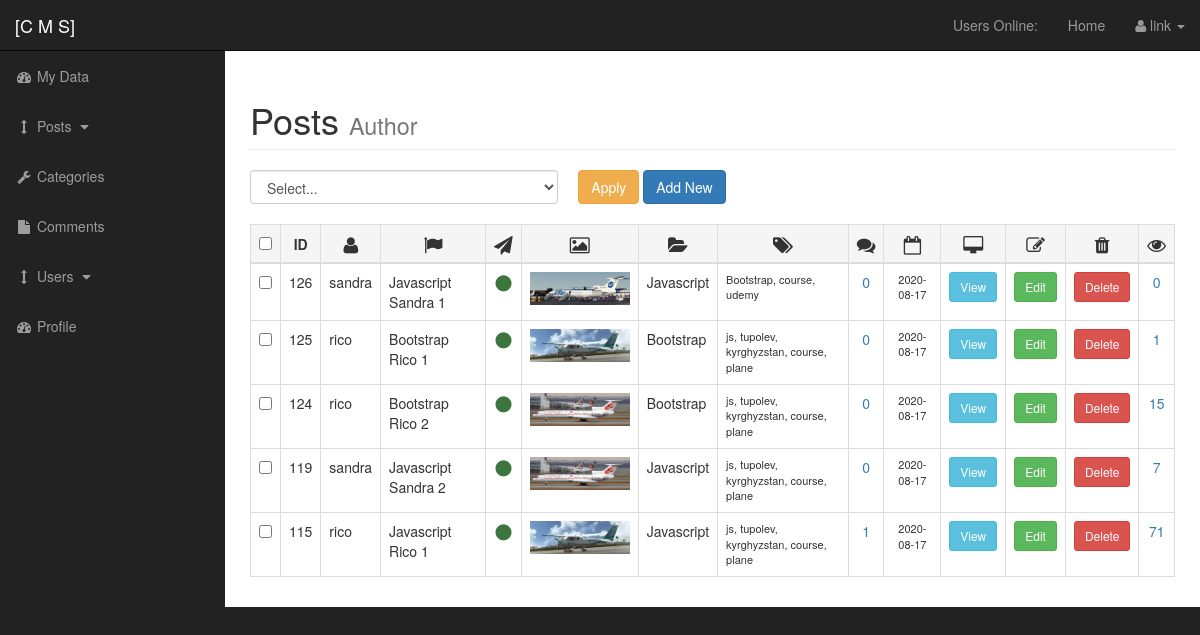
/admin/posts.php (signed in), run on an earlier commit of the app's database.
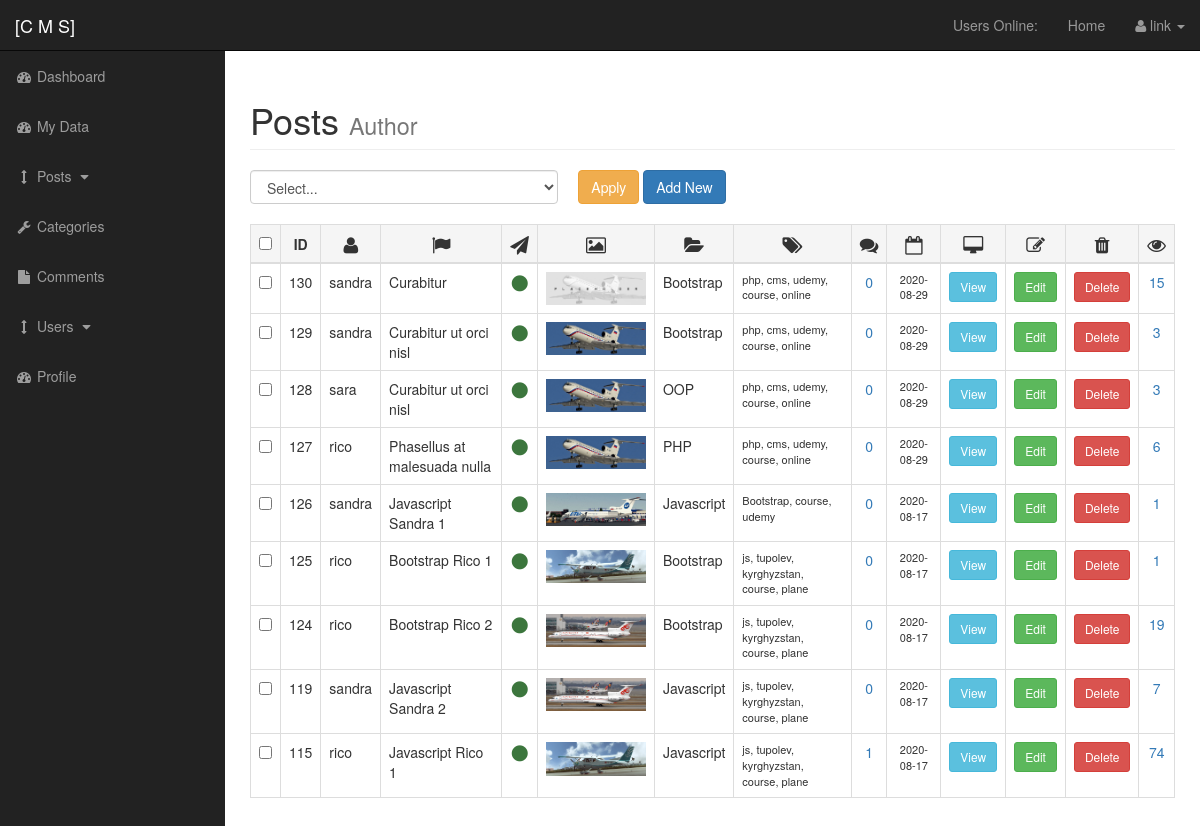
And on a later commit of the database.
### tables this page shows
CREATE TABLE `posts` (
  `post_id` int(3) NOT NULL,
  `post_category_id` int(3) NOT NULL,
  `post_title` varchar(255) NOT NULL,
  `post_author` varchar(255) NOT NULL,
  `post_user` varchar(255) NOT NULL,
  `post_date` date NOT NULL,
  `post_image` text NOT NULL,
  `post_content` text NOT NULL,
  `post_tags` varchar(255) NOT NULL,
  `post_comment_count` varchar(255) NOT NULL,
  `post_status` varchar(255) NOT NULL DEFAULT 'draft',
  `post_views_count` int(11) NOT NULL
);

CREATE TABLE `categories` (
  `cat_id` int(3) NOT NULL,
  `cat_title` varchar(255) NOT NULL
);

### admin/functions.php (called while the page is built, shortened)
<?php
function query($query){
    global $connection;
    $result = mysqli_query($connection, $query);
    return $result;
}
function fetchRecords($result){
    return mysqli_fetch_array($result);
}
function is_admin(){
    if(isLoggedIn()){
        $result = query("SELECT user_role FROM users WHERE user_id=".$_SESSION['user_id']."");
        $row = fetchRecords($result);
        if ($row['user_role'] == 'admin') {
            return true;
        } else {
            return false;
        }
    } return false;
}
function isLoggedIn(){
    if(isset($_SESSION['user_role'])){
        return true;
    }
    return false;
}
function imagePlaceholder($image = ''){
    if (!$image) {
        return 'placeholderimage.jpg';
    } else {
        return $image;
    }
}
?>

### admin/includes/view-all-posts.php (the view, shortened to what this page needs)
    <form action="" method="post">
        <table class="table table-bordered table-hover">
        <div id="bulkOptionsContainer" class="col-xs-4" style="padding:0 0 20px 0;">
            <select class="form-control" name="bulk_options" id="">
                <option value="">Select...</option>
            </select>
        </div>
        <div id="bulkOptionsContainr" class="col-xs-4" style="padding:0 0 20px 20px;">
            <input type="submit" name="submit" class="btn btn-warning" value="Apply">
            <a class="btn btn-primary" href="posts.php?source=add_post">Add New</a>
        </div>
                <thead>
                    <tr style="background-color:#f5f5f5;">
                        <th><input id="selectAllBoxes" type="checkbox" name=""></th>
                        <th class="text-center">ID</th>
                        <th class="text-center"><i class="fa fa-user fa-lg" title="ID"></i></th>
                        <th class="text-center"><i class="fa fa-flag fa-lg" title="Post Title"></i></th>
                        <th class="text-center"><i class="fa fa-send fa-lg" title="Post Status"></i></th>
                        <th class="text-center"><i class="fa fa-image fa-lg" title="Post Main Image"></i></th>
                        <th class="text-center"><i class="fa fa-folder-open fa-lg" title="Post Category"></i></th>
                        <th class="text-center"><i class="fa fa-tags fa-lg" title="Post Tags"></i></th>
                        <th class="text-center"><i class="fa fa-comments fa-lg" title="Post Comments"></i></th>
                        <th class="text-center"><i class="fa fa-calendar-o fa-lg" title="Post Date"></i></th>
                        <th class="text-center"><i class="fa fa-desktop fa-lg" title="View Post"></i></th>
                        <th class="text-center"><i class="fa fa-edit fa-lg" title="Edit Post"></i></th>
                        <th class="text-center"><i class="fa fa-trash fa-lg" title="Delete Post"></i></th>
                        <th class="text-center"><i class="fa fa-eye fa-lg" title="Post Views"></i></th>
                    </tr>
                </thead>
            <tbody>
<?php
    $query = "SELECT posts.post_id, posts.post_author, posts.post_user, posts.post_title, posts.post_category_id, posts.post_status, posts.post_image, ";
    $query .= "posts.post_tags, posts.post_comment_count, posts.post_date, posts.post_views_count, categories.cat_id, categories.cat_title ";
    $query .= " FROM posts ";
    $query .= " LEFT JOIN categories ON posts.post_category_id = categories.cat_id ORDER BY posts.post_id DESC";
    $select_posts = mysqli_query($connection , $query);
        while ($row = mysqli_fetch_assoc($select_posts)) {
            $post_id                = $row['post_id'];
            $post_author            = $row['post_author'];
            $post_user              = $row['post_user'];
            $post_title             = $row['post_title'];
            $post_status            = $row['post_status'];
            $post_image             = $row['post_image'];
            $post_tags              = $row['post_tags'];
            $post_date              = $row['post_date'];
            $post_views_count       = $row['post_views_count'];
            $category_title         = $row['cat_title'];
            echo "<tr>";
 ?>
                <td><input class='checkBoxes' type='checkbox' name='checkBoxArray[]' value='<?php echo $post_id ?>'></td>
 <?php
                echo "<td class='text-right'>$post_id</td>";
                if (!empty($post_author)) {
                    echo "<td>$post_author</td>";
                } elseif (!empty($post_user)){
                    echo "<td>$post_user</td>";
                }
                echo "<td>$post_title</td>";
                if ($post_status == 'published') {echo "<td class='text-center text-success'><i class='fa fa-circle fa-lg' title='Published'></td>";}
                else {echo "<td class='text-center text-info'><i class='fa fa-circle-o fa-lg' title='Draft'></td>";}
                echo "<td class='text-center'><img width='100' src='../images/" . imagePlaceholder($post_image) . "'" . "/></td>";
                echo "<td>{$category_title}</td>";
                echo "<td style='font-size:11px;'>$post_tags</td>";
                $query = "SELECT * FROM comments WHERE comment_post_id = $post_id";
                $send_comment_query = mysqli_query($connection, $query);
                $count_comments = mysqli_num_rows($send_comment_query);
                echo "<td class='text-center'><a href='post-comments.php?id=$post_id'>$count_comments</a></td>";
                echo "<td class='text-center' style='font-size:11px;'>$post_date</td>";
                echo "<td class='text-center'><a class='btn btn-info btn-sm' href='../post.php?p_id={$post_id}' target='_blank'>View</a></td>";
                echo "<td class='text-center'><a class='btn btn-success btn-sm' href='posts.php?source=edit_post&p_id={$post_id}'>Edit</a></td>";
?>
                <form action="" method="POST">
                    <?php echo '<td class="text-center"><input class="btn btn-danger btn-sm" type="submit" name="delete" value="Delete"></td>';?>
                </form>
<?php
                echo "<td class='text-center'><a onClick=\"javascript: return confirm ('Are you sure to reset views count?');\" href='posts.php?reset={$post_id}'>$post_views_count</a></td>";
                echo "</tr>";
        }
?>
            </tbody>
        </table>
    </form>

### admin/includes/admin_header.php (shortened to what this page needs)
<?php include "../includes/db.php"  ?>
<?php include "functions.php" ?>
<!DOCTYPE html>
<html lang="en">
<head>
    <link href="css/bootstrap.min.css" rel="stylesheet">
    <link href="css/sb-admin.css" rel="stylesheet">
    <link href="css/styles.css" rel="stylesheet">
    <link href="font-awesome/css/font-awesome.min.css" rel="stylesheet" type="text/css">
</head>
<body>

### admin/posts.php (shortened to what this page needs)
<?php include "includes/admin_header.php" ?>
<div id="wrapper">
    <?php include "includes/admin_navigation.php" ?>
        <div id="page-wrapper">
            <div class="container-fluid">
                <div class="row">
                    <div class="col-lg-12">
                        <h1 class="page-header">
                            Posts
                            <small>Author</small>
                        </h1>
 <?php
    if (isset($_GET['source'])) {
        $source = $_GET['source'];
    } else {
        $source = '' ;
    }
    switch($source){
        default;
        include "includes/view-all-posts.php";
        }
?>
                    </div>
                </div>
            </div>
        </div>
</div>
<?php include "includes/admin_footer.php" ?>

### admin/includes/admin_navigation.php (shortened to what this page needs)
<nav class="navbar navbar-inverse navbar-fixed-top" role="navigation">
    <div class="navbar-header">
        <a class="navbar-brand" href="index.php">[C M S]</a>
    </div>
    <ul class="nav navbar-right top-nav">
        <li><a href="">Users Online: <span class="usersonline"></span> </a></li>
        <li><a href="../index.php">Home</a></li>
        <li class="dropdown">
            <a href="#" class="dropdown-toggle" data-toggle="dropdown">
                <i class="fa fa-user"></i>
    <?php
        if(isset($_SESSION['username'])) {
            echo $_SESSION['username'];
        }
    ?>
                <b class="caret"></b>
            </a>
        </li>
    </ul>
    <div class="collapse navbar-collapse navbar-ex1-collapse">
        <ul class="nav navbar-nav side-nav">
            <?php if(is_admin()): ?>
                <li>
                    <a href="dashboard.php"><i class="fa fa-fw fa-dashboard"></i> Dashboard</a>
                </li>
            <?php endif ?>
            <li>
                <a href="index.php"><i class="fa fa-fw fa-dashboard"></i> My Data</a>
            </li>
            <li>
                <a href="javascript:;" data-toggle="collapse" data-target="#posts_dropdown"><i class="fa fa-fw fa-arrows-v"></i> Posts <i class="fa fa-fw fa-caret-down"></i></a>
            </li>
            <li>
                <a href="./categories.php"><i class="fa fa-fw fa-wrench"></i> Categories</a>
            </li>
            <li class="">
                <a href="comments.php"><i class="fa fa-fw fa-file"></i> Comments </a>
            </li>
            <li>
                <a href="javascript:;" data-toggle="collapse" data-target="#users-dropdown"><i class="fa fa-fw fa-arrows-v"></i> Users <i class="fa fa-fw fa-caret-down"></i></a>
            </li>
            <li>
                <a href="profile.php"><i class="fa fa-fw fa-dashboard"></i> Profile </a>
            </li>
        </ul>
    </div>
</nav>

### admin/includes/admin_footer.php (shortened to what this page needs)
    </body>
</html>

### admin/css/sb-admin.css (style rules this page uses)
body { margin-top: 100px; background-color: #222; }
@media (min-width:768px) { body { margin-top: 50px; } }
#wrapper { padding-left: 0; }
#page-wrapper { width: 100%; padding: 0; background-color: #fff; }
@media (min-width:768px) { #wrapper { padding-left: 225px; } }
@media (min-width:768px) { #page-wrapper { padding: 10px; } }
.top-nav { padding: 0 15px; }
.top-nav>li { display: inline-block; float: left; }
.top-nav>li>a { padding-top: 15px; padding-bottom: 15px; line-height: 20px; color: #999; }
@media (min-width:768px) { .side-nav { position: fixed; top: 51px; left: 225px; width: 225px; margin-left: -225px; border: none; border-radius: 0; overflow-y: auto; background-color: #222; } }
@media (min-width:768px) { .side-nav>li>a { width: 225px; } }

What changed in the data, as far as the page shows it:
added posts: post_id "130", post_user "sandra", post_title "Curabitur", post_status "published" (drawn), shows a picture, categories.cat_title "Bootstrap", post_tags "php, cms, udemy, course, online", count_comments "0", post_date "2020-08-29", post_views_count "15"
added posts: post_id "129", post_user "sandra", post_title "Curabitur ut orci nisl", post_status "published" (drawn), post_image (picture), categories.cat_title "Bootstrap", post_tags "php, cms, udemy, course, online", count_comments "0", post_date "2020-08-29", post_views_count "3"
added posts: post_id "128", post_user "sara", post_title "Curabitur ut orci nisl", post_status "published" (drawn), post_image (picture), categories.cat_title "OOP", post_tags "php, cms, udemy, course, online", count_comments "0", post_date "2020-08-29", post_views_count "3"
added posts: post_id "127", post_user "rico", post_title "Phasellus at malesuada nulla", post_status "published" (drawn), post_image (picture), categories.cat_title "PHP", post_tags "php, cms, udemy, course, online", count_comments "0", post_date "2020-08-29", post_views_count "6"
changed posts "Javascript Sandra 1": post_views_count "0" → "1"
changed posts "Bootstrap Rico 2": post_views_count "15" → "19"
changed posts "Javascript Rico 1": post_views_count "71" → "74"
Also different on the page:
text now shown: "Dashboard"
